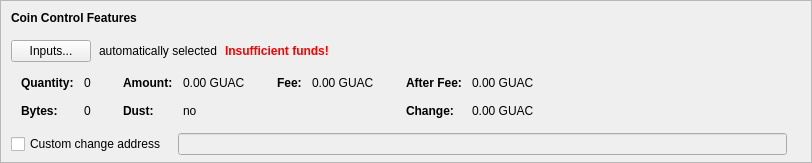
    <widget class="QFrame" name="frameCoinControl">
     <property name="sizePolicy">
      <sizepolicy hsizetype="Expanding" vsizetype="Expanding">
       <horstretch>0</horstretch>
       <verstretch>0</verstretch>
      </sizepolicy>
     </property>
     <property name="maximumSize">
      <size>
       <width>16777215</width>
       <height>16777215</height>
      </size>
     </property>
     <property name="frameShape">
      <enum>QFrame::StyledPanel</enum>
     </property>
     <property name="frameShadow">
      <enum>QFrame::Sunken</enum>
     </property>
     <layout class="QVBoxLayout" name="verticalLayoutCoinControl2">
      <property name="spacing">
       <number>0</number>
      </property>
      <property name="leftMargin">
       <number>0</number>
      </property>
      <property name="topMargin">
       <number>0</number>
      </property>
      <property name="rightMargin">
       <number>0</number>
      </property>
      <property name="bottomMargin">
       <number>6</number>
      </property>
      <item>
       <layout class="QVBoxLayout" name="verticalLayoutCoinControl" stretch="0,0,0,0,1">
        <property name="spacing">
         <number>0</number>
        </property>
        <property name="leftMargin">
         <number>10</number>
        </property>
        <property name="topMargin">
         <number>10</number>
        </property>
        <item>
         <layout class="QHBoxLayout" name="horizontalLayoutCoinControl1">
          <property name="bottomMargin">
           <number>15</number>
          </property>
          <item>
           <widget class="QLabel" name="labelCoinControlFeatures">
            <property name="sizePolicy">
             <sizepolicy hsizetype="Preferred" vsizetype="Maximum">
              <horstretch>0</horstretch>
              <verstretch>0</verstretch>
             </sizepolicy>
            </property>
            <property name="font">
             <font>
              <weight>75</weight>
              <bold>true</bold>
             </font>
            </property>
            <property name="styleSheet">
             <string notr="true">font-weight:bold;</string>
            </property>
            <property name="text">
             <string>Coin Control Features</string>
            </property>
           </widget>
          </item>
         </layout>
        </item>
        <item>
         <layout class="QHBoxLayout" name="horizontalLayoutCoinControl2" stretch="0,0,0,0">
          <property name="spacing">
           <number>8</number>
          </property>
          <property name="bottomMargin">
           <number>10</number>
          </property>
          <item>
           <widget class="QPushButton" name="pushButtonCoinControl">
            <property name="styleSheet">
             <string notr="true"/>
            </property>
            <property name="text">
             <string>Inputs...</string>
            </property>
            <property name="autoDefault">
             <bool>false</bool>
            </property>
           </widget>
          </item>
          <item>
           <widget class="QLabel" name="labelCoinControlAutomaticallySelected">
            <property name="text">
             <string>automatically selected</string>
            </property>
            <property name="margin">
             <number>5</number>
            </property>
           </widget>
          </item>
          <item>
           <widget class="QLabel" name="labelCoinControlInsuffFunds">
            <property name="font">
             <font>
              <weight>75</weight>
              <bold>true</bold>
             </font>
            </property>
            <property name="styleSheet">
             <string notr="true">color:red;font-weight:bold;</string>
            </property>
            <property name="text">
             <string>Insufficient funds!</string>
            </property>
            <property name="margin">
             <number>5</number>
            </property>
           </widget>
          </item>
          <item>
           <spacer name="horizontalSpacerCoinControl">
            <property name="orientation">
             <enum>Qt::Horizontal</enum>
            </property>
            <property name="sizeHint" stdset="0">
             <size>
              <width>40</width>
              <height>1</height>
             </size>
            </property>
           </spacer>
          </item>
         </layout>
        </item>
        <item>
         <widget class="QWidget" name="widgetCoinControl" native="true">
          <property name="sizePolicy">
           <sizepolicy hsizetype="Preferred" vsizetype="Preferred">
            <horstretch>0</horstretch>
            <verstretch>0</verstretch>
           </sizepolicy>
          </property>
          <property name="minimumSize">
           <size>
            <width>0</width>
            <height>0</height>
           </size>
          </property>
          <property name="styleSheet">
           <string notr="true"/>
          </property>
          <layout class="QHBoxLayout" name="horizontalLayoutCoinControl5">
           <property name="leftMargin">
            <number>0</number>
           </property>
           <property name="topMargin">
            <number>0</number>
           </property>
           <property name="rightMargin">
            <number>0</number>
           </property>
           <property name="bottomMargin">
            <number>0</number>
           </property>
           <item>
            <layout class="QHBoxLayout" name="horizontalLayoutCoinControl3" stretch="0,0,0,1">
             <property name="spacing">
              <number>20</number>
             </property>
             <property name="topMargin">
              <number>0</number>
             </property>
             <property name="bottomMargin">
              <number>10</number>
             </property>
             <item>
              <layout class="QFormLayout" name="formLayoutCoinControl1">
               <property name="horizontalSpacing">
                <number>10</number>
               </property>
               <property name="verticalSpacing">
                <number>14</number>
               </property>
               <property name="leftMargin">
                <number>10</number>
               </property>
               <property name="topMargin">
                <number>4</number>
               </property>
               <property name="rightMargin">
                <number>6</number>
               </property>
               <item row="0" column="0">
                <widget class="QLabel" name="labelCoinControlQuantityText">
                 <property name="font">
                  <font>
                   <weight>75</weight>
                   <bold>true</bold>
                  </font>
                 </property>
                 <property name="text">
                  <string>Quantity:</string>
                 </property>
                 <property name="margin">
                  <number>0</number>
                 </property>
                </widget>
               </item>
               <item row="0" column="1">
                <widget class="QLabel" name="labelCoinControlQuantity">
                 <property name="cursor">
                  <cursorShape>IBeamCursor</cursorShape>
                 </property>
                 <property name="contextMenuPolicy">
                  <enum>Qt::ActionsContextMenu</enum>
                 </property>
                 <property name="text">
                  <string notr="true">0</string>
                 </property>
                 <property name="margin">
                  <number>0</number>
                 </property>
                 <property name="textInteractionFlags">
                  <set>Qt::LinksAccessibleByMouse|Qt::TextSelectableByKeyboard|Qt::TextSelectableByMouse</set>
                 </property>
                </widget>
               </item>
               <item row="1" column="0">
                <widget class="QLabel" name="labelCoinControlBytesText">
                 <property name="font">
                  <font>
                   <weight>75</weight>
                   <bold>true</bold>
                  </font>
                 </property>
                 <property name="text">
                  <string>Bytes:</string>
                 </property>
                </widget>
               </item>
               <item row="1" column="1">
                <widget class="QLabel" name="labelCoinControlBytes">
                 <property name="cursor">
                  <cursorShape>IBeamCursor</cursorShape>
                 </property>
                 <property name="contextMenuPolicy">
                  <enum>Qt::ActionsContextMenu</enum>
                 </property>
                 <property name="text">
                  <string notr="true">0</string>
                 </property>
                 <property name="textInteractionFlags">
                  <set>Qt::LinksAccessibleByMouse|Qt::TextSelectableByKeyboard|Qt::TextSelectableByMouse</set>
                 </property>
                </widget>
               </item>
              </layout>
             </item>
             <item>
              <layout class="QFormLayout" name="formLayoutCoinControl2">
               <property name="horizontalSpacing">
                <number>10</number>
               </property>
               <property name="verticalSpacing">
                <number>14</number>
               </property>
               <property name="leftMargin">
                <number>6</number>
               </property>
               <property name="topMargin">
                <number>4</number>
               </property>
               <property name="rightMargin">
                <number>6</number>
               </property>
               <item row="0" column="0">
                <widget class="QLabel" name="labelCoinControlAmountText">
                 <property name="font">
                  <font>
                   <weight>75</weight>
                   <bold>true</bold>
                  </font>
                 </property>
                 <property name="text">
                  <string>Amount:</string>
                 </property>
                 <property name="margin">
                  <number>0</number>
                 </property>
                </widget>
               </item>
               <item row="0" column="1">
                <widget class="QLabel" name="labelCoinControlAmount">
                 <property name="cursor">
                  <cursorShape>IBeamCursor</cursorShape>
                 </property>
                 <property name="contextMenuPolicy">
                  <enum>Qt::ActionsContextMenu</enum>
                 </property>
                 <property name="text">
                  <string notr="true">0.00 GUAC</string>
                 </property>
                 <property name="textInteractionFlags">
                  <set>Qt::LinksAccessibleByMouse|Qt::TextSelectableByKeyboard|Qt::TextSelectableByMouse</set>
                 </property>
                </widget>
               </item>
               <item row="1" column="0">
                <widget class="QLabel" name="labelCoinControlLowOutputText">
                 <property name="font">
                  <font>
                   <weight>75</weight>
                   <bold>true</bold>
                  </font>
                 </property>
                 <property name="text">
                  <string>Dust:</string>
                 </property>
                </widget>
               </item>
               <item row="1" column="1">
                <widget class="QLabel" name="labelCoinControlLowOutput">
                 <property name="cursor">
                  <cursorShape>IBeamCursor</cursorShape>
                 </property>
                 <property name="contextMenuPolicy">
                  <enum>Qt::ActionsContextMenu</enum>
                 </property>
                 <property name="text">
                  <string notr="true">no</string>
                 </property>
                 <property name="textInteractionFlags">
                  <set>Qt::LinksAccessibleByMouse|Qt::TextSelectableByKeyboard|Qt::TextSelectableByMouse</set>
                 </property>
                </widget>
               </item>
              </layout>
             </item>
             <item>
              <layout class="QFormLayout" name="formLayoutCoinControl3">
               <property name="horizontalSpacing">
                <number>10</number>
               </property>
               <property name="verticalSpacing">
                <number>14</number>
               </property>
               <property name="leftMargin">
                <number>6</number>
               </property>
               <property name="topMargin">
                <number>4</number>
               </property>
               <property name="rightMargin">
                <number>6</number>
               </property>
               <item row="0" column="0">
                <widget class="QLabel" name="labelCoinControlFeeText">
                 <property name="font">
                  <font>
                   <weight>75</weight>
                   <bold>true</bold>
                  </font>
                 </property>
                 <property name="text">
                  <string>Fee:</string>
                 </property>
                 <property name="margin">
                  <number>0</number>
                 </property>
                </widget>
               </item>
               <item row="0" column="1">
                <widget class="QLabel" name="labelCoinControlFee">
                 <property name="cursor">
                  <cursorShape>IBeamCursor</cursorShape>
                 </property>
                 <property name="contextMenuPolicy">
                  <enum>Qt::ActionsContextMenu</enum>
                 </property>
                 <property name="text">
                  <string notr="true">0.00 GUAC</string>
                 </property>
                 <property name="textInteractionFlags">
                  <set>Qt::LinksAccessibleByMouse|Qt::TextSelectableByKeyboard|Qt::TextSelectableByMouse</set>
                 </property>
                </widget>
               </item>
              </layout>
             </item>
             <item>
              <layout class="QFormLayout" name="formLayoutCoinControl4">
               <property name="horizontalSpacing">
                <number>10</number>
               </property>
               <property name="verticalSpacing">
                <number>14</number>
               </property>
               <property name="leftMargin">
                <number>6</number>
               </property>
               <property name="topMargin">
                <number>4</number>
               </property>
               <property name="rightMargin">
                <number>6</number>
               </property>
               <item row="0" column="0">
                <widget class="QLabel" name="labelCoinControlAfterFeeText">
                 <property name="font">
                  <font>
                   <weight>75</weight>
                   <bold>true</bold>
                  </font>
                 </property>
                 <property name="text">
                  <string>After Fee:</string>
                 </property>
                 <property name="margin">
                  <number>0</number>
                 </property>
                </widget>
               </item>
               <item row="0" column="1">
                <widget class="QLabel" name="labelCoinControlAfterFee">
                 <property name="cursor">
                  <cursorShape>IBeamCursor</cursorShape>
                 </property>
                 <property name="contextMenuPolicy">
                  <enum>Qt::ActionsContextMenu</enum>
                 </property>
                 <property name="text">
                  <string notr="true">0.00 GUAC</string>
                 </property>
                 <property name="textInteractionFlags">
                  <set>Qt::LinksAccessibleByMouse|Qt::TextSelectableByKeyboard|Qt::TextSelectableByMouse</set>
                 </property>
                </widget>
               </item>
               <item row="1" column="0">
                <widget class="QLabel" name="labelCoinControlChangeText">
                 <property name="font">
                  <font>
                   <weight>75</weight>
                   <bold>true</bold>
                  </font>
                 </property>
                 <property name="text">
                  <string>Change:</string>
                 </property>
                </widget>
               </item>
               <item row="1" column="1">
                <widget class="QLabel" name="labelCoinControlChange">
                 <property name="cursor">
                  <cursorShape>IBeamCursor</cursorShape>
                 </property>
                 <property name="contextMenuPolicy">
                  <enum>Qt::ActionsContextMenu</enum>
                 </property>
                 <property name="text">
                  <string notr="true">0.00 GUAC</string>
                 </property>
                 <property name="textInteractionFlags">
                  <set>Qt::LinksAccessibleByMouse|Qt::TextSelectableByKeyboard|Qt::TextSelectableByMouse</set>
                 </property>
                </widget>
               </item>
              </layout>
             </item>
            </layout>
           </item>
          </layout>
         </widget>
        </item>
        <item>
         <layout class="QHBoxLayout" name="horizontalLayoutCoinControl4" stretch="0,0,0">
          <property name="spacing">
           <number>12</number>
          </property>
          <property name="sizeConstraint">
           <enum>QLayout::SetDefaultConstraint</enum>
          </property>
          <property name="topMargin">
           <number>5</number>
          </property>
          <property name="rightMargin">
           <number>5</number>
          </property>
          <item>
           <widget class="QCheckBox" name="checkBoxCoinControlChange">
            <property name="toolTip">
             <string>If this is activated, but the change address is empty or invalid, change will be sent to a newly generated address.</string>
            </property>
            <property name="text">
             <string>Custom change address</string>
            </property>
           </widget>
          </item>
          <item>
           <widget class="QValidatedLineEdit" name="lineEditCoinControlChange">
            <property name="enabled">
             <bool>false</bool>
            </property>
            <property name="sizePolicy">
             <sizepolicy hsizetype="Expanding" vsizetype="Fixed">
              <horstretch>0</horstretch>
              <verstretch>0</verstretch>
             </sizepolicy>
            </property>
           </widget>
          </item>
          <item>
           <widget class="QLabel" name="labelCoinControlChangeLabel">
            <property name="sizePolicy">
             <sizepolicy hsizetype="Preferred" vsizetype="Expanding">
              <horstretch>0</horstretch>
              <verstretch>0</verstretch>
             </sizepolicy>
            </property>
            <property name="minimumSize">
             <size>
              <width>0</width>
              <height>0</height>
             </size>
            </property>
            <property name="text">
             <string/>
            </property>
            <property name="margin">
             <number>3</number>
            </property>
           </widget>
          </item>
         </layout>
        </item>
        <item>
         <spacer name="verticalSpacerCoinControl">
          <property name="orientation">
           <enum>Qt::Vertical</enum>
          </property>
          <property name="sizeHint" stdset="0">
           <size>
            <width>800</width>
            <height>1</height>
           </size>
          </property>
         </spacer>
        </item>
       </layout>
      </item>
     </layout>
    </widget>
